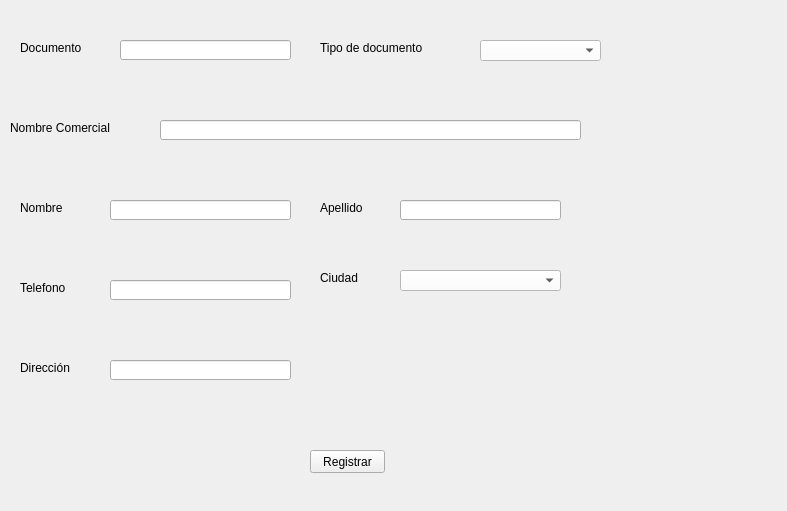
                   <widget class="QWidget" name="p_registro">
                    <property name="geometry">
                     <rect>
                      <x>0</x>
                      <y>0</y>
                      <width>787</width>
                      <height>511</height>
                     </rect>
                    </property>
                    <attribute name="label">
                     <string>Registrar nuevo Proveedor</string>
                    </attribute>
                    <widget class="QLabel" name="label_9">
                     <property name="geometry">
                      <rect>
                       <x>20</x>
                       <y>40</y>
                       <width>101</width>
                       <height>16</height>
                      </rect>
                     </property>
                     <property name="text">
                      <string>Documento</string>
                     </property>
                    </widget>
                    <widget class="QLabel" name="label_10">
                     <property name="geometry">
                      <rect>
                       <x>320</x>
                       <y>40</y>
                       <width>141</width>
                       <height>16</height>
                      </rect>
                     </property>
                     <property name="text">
                      <string>Tipo de documento</string>
                     </property>
                    </widget>
                    <widget class="QLabel" name="label_11">
                     <property name="geometry">
                      <rect>
                       <x>10</x>
                       <y>120</y>
                       <width>141</width>
                       <height>16</height>
                      </rect>
                     </property>
                     <property name="text">
                      <string>Nombre Comercial</string>
                     </property>
                    </widget>
                    <widget class="QLabel" name="label_12">
                     <property name="geometry">
                      <rect>
                       <x>20</x>
                       <y>360</y>
                       <width>101</width>
                       <height>16</height>
                      </rect>
                     </property>
                     <property name="text">
                      <string>Dirección</string>
                     </property>
                    </widget>
                    <widget class="QLabel" name="label_13">
                     <property name="geometry">
                      <rect>
                       <x>20</x>
                       <y>200</y>
                       <width>101</width>
                       <height>16</height>
                      </rect>
                     </property>
                     <property name="text">
                      <string>Nombre</string>
                     </property>
                    </widget>
                    <widget class="QLabel" name="label_14">
                     <property name="geometry">
                      <rect>
                       <x>20</x>
                       <y>280</y>
                       <width>101</width>
                       <height>16</height>
                      </rect>
                     </property>
                     <property name="text">
                      <string>Telefono</string>
                     </property>
                    </widget>
                    <widget class="QLabel" name="label_15">
                     <property name="geometry">
                      <rect>
                       <x>320</x>
                       <y>270</y>
                       <width>101</width>
                       <height>16</height>
                      </rect>
                     </property>
                     <property name="text">
                      <string>Ciudad</string>
                     </property>
                    </widget>
                    <widget class="QLabel" name="label_16">
                     <property name="geometry">
                      <rect>
                       <x>320</x>
                       <y>200</y>
                       <width>101</width>
                       <height>16</height>
                      </rect>
                     </property>
                     <property name="text">
                      <string>Apellido</string>
                     </property>
                    </widget>
                    <widget class="QLineEdit" name="le_documento_P">
                     <property name="geometry">
                      <rect>
                       <x>120</x>
                       <y>40</y>
                       <width>171</width>
                       <height>20</height>
                      </rect>
                     </property>
                     <property name="styleSheet">
                      <string notr="true">
font:87 10pt &quot;Arial Black&quot;;
color:rgb(255,255,255);

</string>
                     </property>
                     <property name="text">
                      <string/>
                     </property>
                    </widget>
                    <widget class="QLineEdit" name="le_nombrecomercial_P">
                     <property name="geometry">
                      <rect>
                       <x>160</x>
                       <y>120</y>
                       <width>421</width>
                       <height>20</height>
                      </rect>
                     </property>
                     <property name="styleSheet">
                      <string notr="true">
font:87 10pt &quot;Arial Black&quot;;
color:rgb(255,255,255);

</string>
                     </property>
                     <property name="text">
                      <string/>
                     </property>
                    </widget>
                    <widget class="QLineEdit" name="le_nombre_P">
                     <property name="geometry">
                      <rect>
                       <x>110</x>
                       <y>200</y>
                       <width>181</width>
                       <height>20</height>
                      </rect>
                     </property>
                     <property name="styleSheet">
                      <string notr="true">
font:87 10pt &quot;Arial Black&quot;;
color:rgb(255,255,255);

</string>
                     </property>
                     <property name="text">
                      <string/>
                     </property>
                    </widget>
                    <widget class="QLineEdit" name="le_telefono_P">
                     <property name="geometry">
                      <rect>
                       <x>110</x>
                       <y>280</y>
                       <width>181</width>
                       <height>20</height>
                      </rect>
                     </property>
                     <property name="styleSheet">
                      <string notr="true">
font:87 10pt &quot;Arial Black&quot;;
color:rgb(255,255,255);

</string>
                     </property>
                     <property name="text">
                      <string/>
                     </property>
                    </widget>
                    <widget class="QLineEdit" name="le_direccion_P">
                     <property name="geometry">
                      <rect>
                       <x>110</x>
                       <y>360</y>
                       <width>181</width>
                       <height>20</height>
                      </rect>
                     </property>
                     <property name="styleSheet">
                      <string notr="true">
font:87 10pt &quot;Arial Black&quot;;
color:rgb(255,255,255);

</string>
                     </property>
                     <property name="text">
                      <string/>
                     </property>
                    </widget>
                    <widget class="QLineEdit" name="le_apellido_P">
                     <property name="geometry">
                      <rect>
                       <x>400</x>
                       <y>200</y>
                       <width>161</width>
                       <height>20</height>
                      </rect>
                     </property>
                     <property name="styleSheet">
                      <string notr="true">
font:87 10pt &quot;Arial Black&quot;;
color:rgb(255,255,255);

</string>
                     </property>
                     <property name="text">
                      <string/>
                     </property>
                    </widget>
                    <widget class="QComboBox" name="cb_tipodoc_P">
                     <property name="geometry">
                      <rect>
                       <x>480</x>
                       <y>40</y>
                       <width>121</width>
                       <height>21</height>
                      </rect>
                     </property>
                     <property name="styleSheet">
                      <string notr="true">background-color: rgb(255, 255, 255);</string>
                     </property>
                    </widget>
                    <widget class="QComboBox" name="cb_ciudad_P">
                     <property name="geometry">
                      <rect>
                       <x>400</x>
                       <y>270</y>
                       <width>161</width>
                       <height>21</height>
                      </rect>
                     </property>
                     <property name="styleSheet">
                      <string notr="true">background-color: rgb(255, 255, 255);</string>
                     </property>
                    </widget>
                    <widget class="QPushButton" name="bt_registrar_P">
                     <property name="geometry">
                      <rect>
                       <x>310</x>
                       <y>450</y>
                       <width>75</width>
                       <height>23</height>
                      </rect>
                     </property>
                     <property name="text">
                      <string>Registrar</string>
                     </property>
                    </widget>
                   </widget>
